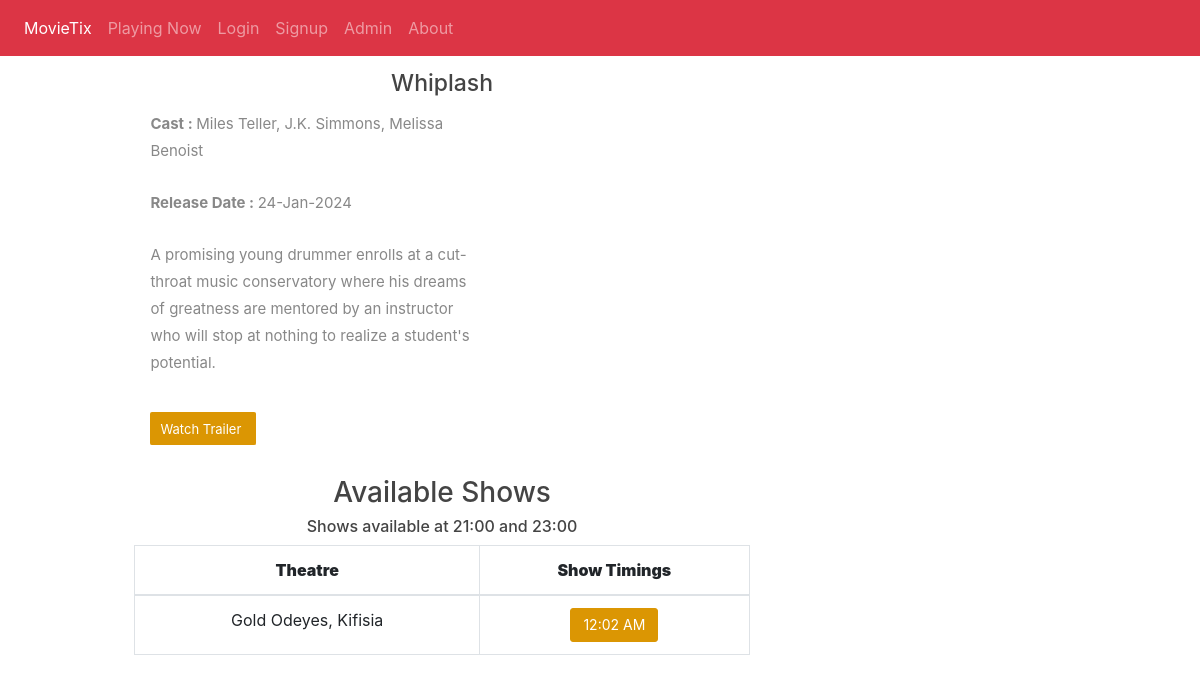
Page /aboutmovie.php?id=13 on the committed database.
### tables this page shows
CREATE TABLE `tbl_movie` (
  `movie_id` int(11) NOT NULL,
  `t_id` int(11) NOT NULL COMMENT 'theatre id',
  `movie_name` varchar(255) NOT NULL,
  `cast` varchar(500) NOT NULL,
  `desc` varchar(1000) NOT NULL,
  `release_date` date NOT NULL,
  `image` varchar(200) NOT NULL,
  `video_url` varchar(200) NOT NULL,
  `status` int(1) NOT NULL COMMENT '0 means active '
);

CREATE TABLE `tbl_theatre` (
  `id` int(11) NOT NULL,
  `name` varchar(100) NOT NULL,
  `address` varchar(100) NOT NULL,
  `place` varchar(100) NOT NULL,
  `state` varchar(50) NOT NULL,
  `pin` int(11) NOT NULL
);

CREATE TABLE `tbl_shows` (
  `s_id` int(11) NOT NULL,
  `st_id` int(11) NOT NULL COMMENT 'show time id',
  `theatre_id` int(11) NOT NULL,
  `movie_id` int(11) NOT NULL,
  `start_date` date NOT NULL,
  `status` int(11) NOT NULL COMMENT '1 means show available',
  `r_status` int(11) NOT NULL
);

CREATE TABLE `tbl_show_time` (
  `st_id` int(11) NOT NULL,
  `screen_id` int(11) NOT NULL,
  `name` varchar(40) NOT NULL COMMENT 'noon,second,etc',
  `start_time` time NOT NULL
);

### aboutmovie.php (the view, shortened to what this page needs)
<?php
if (isset($_SESSION["uname"])) {
    include ("view/top.php");
} else {
    include ("view/kalovolos.php");
} ?>
<?php
$db = new Database();
$kalov = $db->connect();
	$qry2=mysqli_query($kalov,"select * from tbl_movie where movie_id='".$_GET['id']."'");
	$movie=mysqli_fetch_array($qry2);
	?>
<div class="content">
	<div class="wrap">
		<div class="content-top">
				<div class="section group">
					<div class="about span_1_of_2">
						<h3 style="color:#444; font-size:23px;" class="text-center"><?php echo $movie['movie_name']; ?></h3>
							<div class="about-top">
								<div class="desc span_3_of_2">
									<p class="p-link" style="font-size:15px"><b>Cast : </b><?php echo $movie['cast']; ?></p>
									<p class="p-link" style="font-size:15px"><b>Release Date : </b><?php echo date('d-M-Y',strtotime($movie['release_date'])); ?></p>
									<p style="font-size:15px"><?php echo $movie['desc']; ?></p>
									<a href="<?php echo $movie['video_url']; ?>" target="_blank" class="watch_but" style="text-decoration:none;">Watch Trailer</a>
								</div>
							</div>
							<?php $s=mysqli_query($kalov,"select DISTINCT theatre_id from tbl_shows where movie_id='".$movie['movie_id']."'");
							if(mysqli_num_rows($s))
							{?>
							<table class="table table-hover table-bordered text-center">
							<h3 style="color:#444;" class="text-center">Available Shows</h3>
							<h6 style="color:#444;" class="text-center">Shows available at 21:00 and 23:00</h6>
								<thead>
										<tr>
											<th class="text-center" style="font-size:16px;"><b>Theatre</b></th>
											<th class="text-center" style="font-size:16px;"><b>Show Timings</b></th>
										</tr>
									</thead>
							<?php
							 while($shw=mysqli_fetch_array($s))
								{
									$t=mysqli_query($kalov,"select * from tbl_theatre where id='".$shw['theatre_id']."'");
									$theatre=mysqli_fetch_array($t);
									?>
									<tbody>
									<tr>
										<td >
											<?php echo $theatre['name'].", ".$theatre['place'];?>
										</td>
										<td>
											<?php $tr=mysqli_query($kalov,"select * from tbl_shows where movie_id='".$movie['movie_id']."' and theatre_id='".$shw['theatre_id']."'");
											while($shh=mysqli_fetch_array($tr))
											{
												$ttm=mysqli_query($kalov,"select  * from tbl_show_time where st_id='".$shh['st_id']."'");
												$ttme=mysqli_fetch_array($ttm);
												?>
												<a href="booking.php?show=<?php echo $shh['s_id'];?>&movie=<?php echo $shh['movie_id'];?>&theatre=<?php echo $shw['theatre_id'];?>"><button class="btn btn-default"><?php echo date('h:i A',strtotime($ttme['start_time']));?></button></a>
												<?php
											}
											?>
										</td>
									</tr>
									</tbody>
									<?php
								}
							?>
						</table>
							<?php
							}
							else
							{
								?>
								<h3 style="color:#444; font-size:23px;" class="text-center">Currently there are no any shows available!</h3>
								<p class="text-center">Please check back later!</p>
								<?php
							}
							?>
					</div>
			</div>
			</div>
	</div>
</div>

### css/styles.css (style rules this page uses)
.wrap { width: 80%; margin: 0 auto; }
.about { display: block; float: left; }
.span_1_of_2 { width: 67.1%; padding: 1.5%; }
.about-top { margin-bottom: 5%; }
.desc { display: block; float: left; margin: 0% 0 0% 2.6%; }
.span_3_of_2 { width: 52.2%; }
.span_3_of_2 p { font-size: 0.8125em; padding: 0.3em 0; color: #888; line-height: 1.8em; }
.watch_but { display: inline-block; background: #db9603; position: relative; border-radius: 2px; font-size: 13px; line-height: 11px; color: #fff; border-bottom: 1px solid #db9603; border-right: 1px solid #db9603; margin: 15px 0 0; padding: 12px 14px 9px 10px; }
.btn-default { background-color: #db9603; border-color: #db9603; color: #fff; padding: 6px 12px; border-radius: 3px; font-size: 14px; line-height: 1.42857143; text-align: center; white-space: nowrap; vertical-align: middle; cursor: pointer; }

### rows in the picture
tbl_movie: movie_name "Whiplash", cast "Miles Teller, J.K. Simmons, Melissa Benoist", release_date "24-Jan-2024", desc "A promising young drummer enrolls at a cut-throat music conservatory where his dreams of greatness are mentored by an instructor who will stop at nothing to realize a student's potential."
tbl_theatre: name "Gold Odeyes", place "Kifisia"
tbl_shows: st.start_time "12:02 AM"
